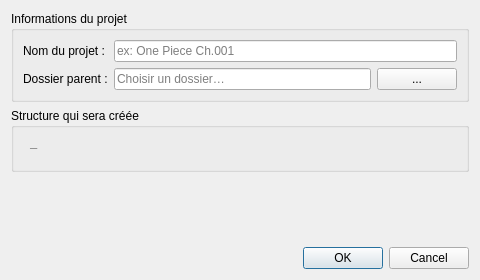
<?xml version="1.0" encoding="UTF-8"?>
<ui version="4.0">
 <class>NewProjectDialog</class>
 <widget class="QDialog" name="NewProjectDialog">
  <property name="geometry"><rect><x>0</x><y>0</y><width>480</width><height>280</height></rect></property>
  <property name="windowTitle"><string>Nouveau projet ToonTrad</string></property>
  <layout class="QVBoxLayout" name="mainLayout">

   <item>
    <widget class="QGroupBox">
     <property name="title"><string>Informations du projet</string></property>
     <layout class="QFormLayout">

      <item row="0" column="0">
       <widget class="QLabel"><property name="text"><string>Nom du projet :</string></property></widget>
      </item>
      <item row="0" column="1">
       <widget class="QLineEdit" name="editName">
        <property name="placeholderText"><string>ex: One Piece Ch.001</string></property>
       </widget>
      </item>

      <item row="1" column="0">
       <widget class="QLabel"><property name="text"><string>Dossier parent :</string></property></widget>
      </item>
      <item row="1" column="1">
       <layout class="QHBoxLayout">
        <item><widget class="QLineEdit" name="editParentFolder"><property name="placeholderText"><string>Choisir un dossier…</string></property></widget></item>
        <item><widget class="QPushButton" name="btnBrowse"><property name="text"><string>...</string></property><property name="maximumWidth"><number>30</number></property></widget></item>
       </layout>
      </item>

     </layout>
    </widget>
   </item>

   <!-- Prévisualisation de la structure -->
   <item>
    <widget class="QGroupBox">
     <property name="title"><string>Structure qui sera créée</string></property>
     <layout class="QVBoxLayout">
      <item>
       <widget class="QLabel" name="lblPreview">
        <property name="text"><string>—</string></property>
        <property name="styleSheet"><string>font-family: monospace; color: #888; padding: 4px;</string></property>
        <property name="wordWrap"><bool>true</bool></property>
       </widget>
      </item>
     </layout>
    </widget>
   </item>

   <item>
    <widget class="QLabel" name="lblError">
     <property name="styleSheet"><string>color: red;</string></property>
     <property name="text"><string></string></property>
    </widget>
   </item>

   <item>
    <widget class="QDialogButtonBox" name="buttonBox">
     <property name="standardButtons"><set>QDialogButtonBox::Ok|QDialogButtonBox::Cancel</set></property>
    </widget>
   </item>

  </layout>
 </widget>
</ui>
